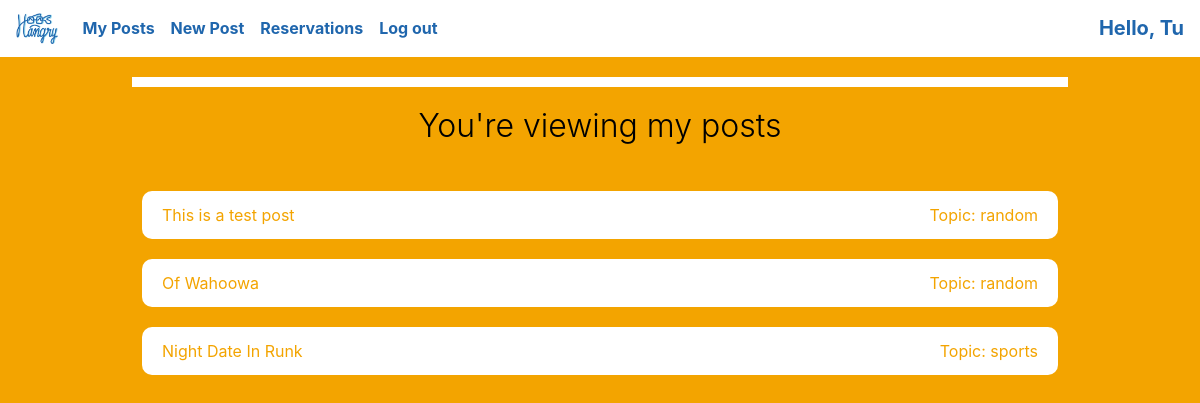
The page /myPost.php (signed in) on the database its author committed.
### tables this page shows
CREATE TABLE `post` (
  `pid` int(11) NOT NULL,
  `cid` varchar(10) NOT NULL,
  `time` datetime NOT NULL,
  `details` varchar(1000) DEFAULT NULL,
  `capacity` int(11) NOT NULL,
  `tid` int(11) NOT NULL,
  CHECK (capacity < 6)
);

CREATE TABLE `topic` (
  `tid` int(11) NOT NULL,
  `name` varchar(50) NOT NULL
);

### mysql-helper.php (called while the page is built, shortened)
<?php
include 'mysql-connect.php';
function bindAllParams($stmt, $params) {
  for ($i = 0; $i < count($params); $i++) {
    $stmt->bindValue($i + 1, $params[$i]);
  }
}
function execute_query($sql, $params=null) {
  global $db;
  $stmt = $db->prepare($sql);
  if ($params) { bindAllParams($stmt, $params); }
  $success = $stmt->execute();
  $returnArr = array("was_successful" => $success,
                      "error_info" => $stmt->errorInfo(),
                      "row_count" => $stmt->rowCount(),
                      "rows_affected" => $stmt->fetchAll());
  return $returnArr;
}
?>

### myPost.php (the view, shortened to what this page needs)
<html>
<?php
include("common-head.php");
include("mysql-helper.php");
?>
<head>
<link rel="stylesheet" href="main.css" />
<link rel="stylesheet" href="mainpage.css" />
</head>
<body>
<?php include('header.php') ?>
<?php
    $posts = array();
    if(isset($_SESSION['cid'])){
        $cid = $_SESSION['cid'];
        $sql = "SELECT pid, cid, time, details, name FROM post NATURAL JOIN topic WHERE cid = ? ";
        $retrieve_result = execute_query($sql,array($cid));
        $posts = $retrieve_result['rows_affected'];
    }
?>
<div class="container-fluid app-wrapper">
    <div class="white-bar"></div>
    <p class="display-4" style="color:black;">You're viewing my posts</p>
    <div class="content-wrapper">
        <div class="list-group">
            <?php for($i = 0; $i < count($posts); $i++): ?>
                <a href="editPost.php?pid=<?php echo $posts[$i]['pid'] ?>">
                    <li class="post-item">
                        <span><?php echo $posts[$i]['details'] ?></span>
                        <span>Topic: <?php echo $posts[$i]['name'] ?></span>
                    </li>
                </a>
            <?php endfor; ?>
        </div>
    </div>
</div>
</body>
</html>

### main.css (style rules this page uses)
.app-wrapper { display: flex; flex-direction: column; align-items: center; background-color: #f3a400; color: white; min-height: 100%; overflow: auto; }
.white-bar { background-color: white; width: 80%; height: 10px; margin: 20px; }
.display-4 { font-size: 2rem; }
.content-wrapper { margin-top: 20px; width: 80%; }

### mainpage.css (style rules this page uses)
.post-item { padding: .75rem 1.25rem; background-color: #fff; color:#f3a400; border-radius: 10px; margin: 10px; transition: 0.5s; display: flex; justify-content: space-between; }
.list-group { list-style-type: none; }

### rows shown on the page
post: details "This is a test post", tid.name "random"
post: details "Of Wahoowa", tid.name "random"
post: details "Night Date In Runk", tid.name "sports"

### other values the page prints
$_SESSION['name'] "Tu"
